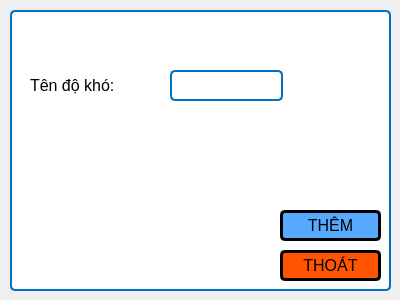
<?xml version="1.0" encoding="UTF-8"?>
<ui version="4.0">
 <class>man_hinh_them_do_kho</class>
 <widget class="QWidget" name="man_hinh_them_do_kho">
  <property name="geometry">
   <rect>
    <x>0</x>
    <y>0</y>
    <width>400</width>
    <height>300</height>
   </rect>
  </property>
  <property name="windowTitle">
   <string>Form</string>
  </property>
  <widget class="QLabel" name="label">
   <property name="geometry">
    <rect>
     <x>30</x>
     <y>70</y>
     <width>131</width>
     <height>31</height>
    </rect>
   </property>
   <property name="font">
    <font>
     <family>Tahoma</family>
     <pointsize>12</pointsize>
     <bold>false</bold>
    </font>
   </property>
   <property name="styleSheet">
    <string notr="true">border:none;</string>
   </property>
   <property name="text">
    <string>Tên độ khó: </string>
   </property>
  </widget>
  <widget class="QLineEdit" name="ten_do_kho">
   <property name="geometry">
    <rect>
     <x>170</x>
     <y>70</y>
     <width>113</width>
     <height>31</height>
    </rect>
   </property>
   <property name="font">
    <font>
     <family>Tahoma</family>
     <pointsize>12</pointsize>
    </font>
   </property>
   <property name="styleSheet">
    <string notr="true">border: 2px solid rgb(0, 112, 192);
background-color: rgb(255, 255, 255);
border-radius: 5px</string>
   </property>
  </widget>
  <widget class="QLabel" name="label_2">
   <property name="geometry">
    <rect>
     <x>10</x>
     <y>10</y>
     <width>381</width>
     <height>281</height>
    </rect>
   </property>
   <property name="styleSheet">
    <string notr="true">border: 2px solid rgb(0, 112, 192);
background-color: rgb(255, 255, 255);
border-radius: 5px</string>
   </property>
   <property name="text">
    <string/>
   </property>
  </widget>
  <widget class="QPushButton" name="thoat">
   <property name="geometry">
    <rect>
     <x>280</x>
     <y>250</y>
     <width>101</width>
     <height>31</height>
    </rect>
   </property>
   <property name="font">
    <font>
     <family>Tahoma</family>
     <pointsize>12</pointsize>
     <bold>false</bold>
    </font>
   </property>
   <property name="styleSheet">
    <string notr="true">border: 3px solid rgb(0,0,0);
background-color: rgb(255, 85, 0);
border-radius: 5px;</string>
   </property>
   <property name="text">
    <string>THOÁT</string>
   </property>
   <property name="icon">
    <iconset>
     <normalon>:/images/32_n.png</normalon>
    </iconset>
   </property>
  </widget>
  <widget class="QPushButton" name="them">
   <property name="geometry">
    <rect>
     <x>280</x>
     <y>210</y>
     <width>101</width>
     <height>31</height>
    </rect>
   </property>
   <property name="font">
    <font>
     <family>Tahoma</family>
     <pointsize>12</pointsize>
     <bold>false</bold>
    </font>
   </property>
   <property name="styleSheet">
    <string notr="true">border: 3px solid rgb(0,0,0);
background-color: rgb(85, 170, 255);
border-radius: 5px;</string>
   </property>
   <property name="text">
    <string>THÊM</string>
   </property>
   <property name="icon">
    <iconset>
     <normalon>:/images/6_n.png</normalon>
    </iconset>
   </property>
  </widget>
  <zorder>label_2</zorder>
  <zorder>label</zorder>
  <zorder>ten_do_kho</zorder>
  <zorder>thoat</zorder>
  <zorder>them</zorder>
 </widget>
 <resources>
  <include location="../resource.qrc"/>
 </resources>
 <connections/>
</ui>
